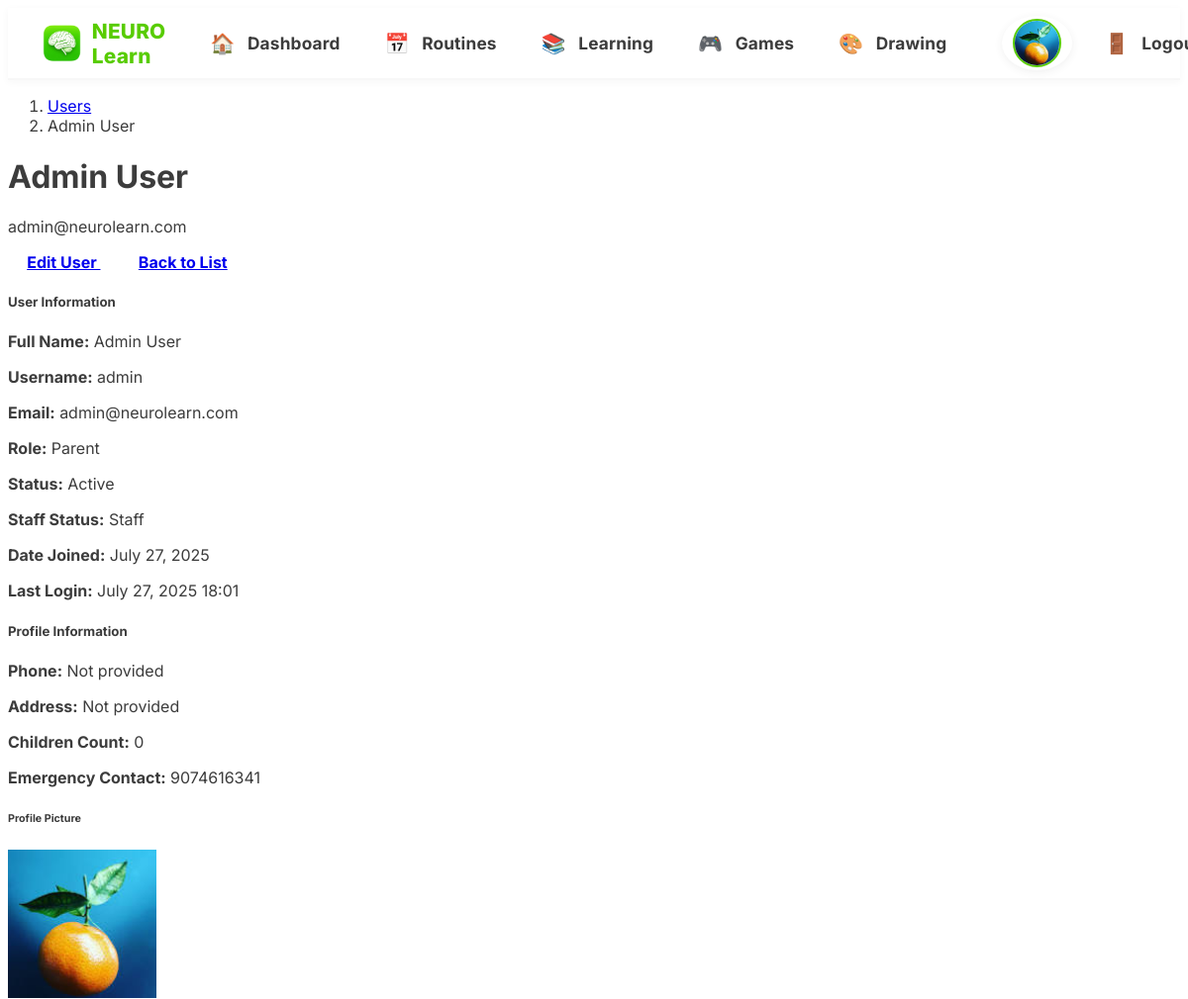
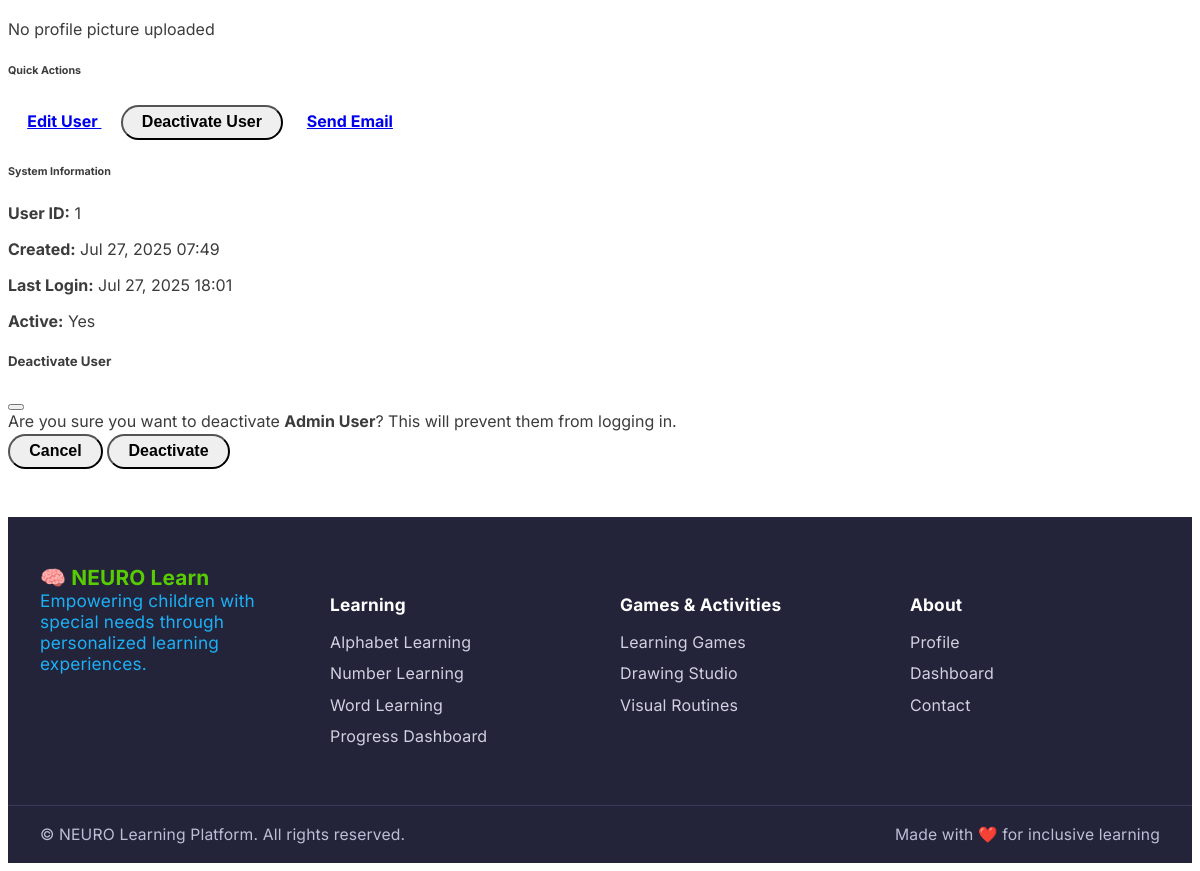
Page /users/1/ (signed in) on the committed database (2 pictures, top to bottom).
### apps/users/models.py (models this page shows, shortened)
class CustomUser(AbstractUser):
    class UserRole(models.TextChoices):
        PARENT = 'parent', _('Parent')
        THERAPIST = 'therapist', _('Therapist')
        TEACHER = 'teacher', _('Teacher')
        CHILD = 'child', _('Child')
    email = models.EmailField(_('email address'), unique=True)
    role = models.CharField(
        max_length=20,
        choices=UserRole.choices,
        default=UserRole.PARENT,
        help_text=_('User role in the system')
    )
    username = models.CharField(max_length=150, unique=True, blank=True, null=True)
    phone_number = models.CharField(max_length=15, blank=True, null=True)
    date_of_birth = models.DateField(blank=True, null=True)
    profile_picture = models.ImageField(upload_to='profile_pics/', blank=True, null=True)
    USERNAME_FIELD = 'email'
    REQUIRED_FIELDS = ['username', 'role']
    class Meta:
        verbose_name = _('user')
        verbose_name_plural = _('users')
    def get_full_name(self):
        return f"{self.first_name} {self.last_name}".strip() or self.email

class ParentProfile(models.Model):
    user = models.OneToOneField(CustomUser, on_delete=models.CASCADE, related_name='parent_profile')
    children = models.ManyToManyField('ChildProfile', related_name='parents', blank=True)
    emergency_contact = models.CharField(max_length=15, blank=True, null=True)
    address = models.TextField(blank=True, null=True)

### apps/users/views.py (the view)
# urls.py: path('users/<int:user_id>/', views.user_detail_view, name='user_detail'),
@login_required
def user_detail_view(request, user_id):
    if not request.user.is_staff:
        messages.error(request, 'Access denied.')
        return redirect('users:dashboard')
    user = get_object_or_404(CustomUser, id=user_id)
    return render(request, 'users/user_detail.html', {'user_detail': user})

### templates/users/user_detail.html (shortened to what this page needs)
{% extends 'base.html' %}
{% load static %}
{% block content %}
<div class="container-fluid">
    <div class="row">
        <div class="col-12">
            <div class="d-flex justify-content-between align-items-center mb-4">
                <div>
                    <nav aria-label="breadcrumb">
                        <ol class="breadcrumb">
                            <li class="breadcrumb-item"><a href="{% url 'users:user_list' %}">Users</a></li>
                            <li class="breadcrumb-item active">{{ user_detail.get_full_name }}</li>
                        </ol>
                    </nav>
                    <h1 class="h3 mb-0">
                        {{ user_detail.get_full_name }}
                    </h1>
                    <p class="text-muted mb-0">{{ user_detail.email }}</p>
                </div>
                <div class="d-flex gap-2">
                    <a href="{% url 'admin:users_customuser_change' user_detail.id %}" class="btn btn-outline-primary">
                        Edit User
                    </a>
                    <a href="{% url 'users:user_list' %}" class="btn btn-outline-secondary">
                        Back to List
                    </a>
                </div>
            </div>
            <div class="row">
                <div class="col-lg-8">
                    <div class="card shadow-sm border-0 mb-4">
                        <div class="card-header bg-white">
                            <h5 class="mb-0">
                                User Information
                            </h5>
                        </div>
                        <div class="card-body">
                            <div class="row">
                                <div class="col-md-6">
                                    <p><strong>Full Name:</strong> {{ user_detail.get_full_name }}</p>
                                    <p><strong>Username:</strong> {{ user_detail.username }}</p>
                                    <p><strong>Email:</strong> {{ user_detail.email }}</p>
                                    <p><strong>Role:</strong>
                                        <span class="badge bg-{% if user_detail.role == 'parent' %}primary{% elif user_detail.role == 'therapist' %}success{% elif user_detail.role == 'teacher' %}warning{% else %}info{% endif %}">
                                            {{ user_detail.get_role_display }}
                                        </span>
                                    </p>
                                </div>
                                <div class="col-md-6">
                                    <p><strong>Status:</strong>
                                        {% if user_detail.is_active %}
                                        <span class="badge bg-success">Active</span>
                                        {% else %}
                                        <span class="badge bg-danger">Inactive</span>
                                        {% endif %}
                                    </p>
                                    <p><strong>Staff Status:</strong>
                                        {% if user_detail.is_staff %}
                                        <span class="badge bg-warning">Staff</span>
                                        {% else %}
                                        <span class="badge bg-secondary">Regular User</span>
                                        {% endif %}
                                    </p>
                                    <p><strong>Date Joined:</strong> {{ user_detail.date_joined|date:"F d, Y" }}</p>
                                    <p><strong>Last Login:</strong> {{ user_detail.last_login|date:"F d, Y H:i"|default:"Never" }}</p>
                                </div>
                            </div>
                        </div>
                    </div>
                    <div class="card shadow-sm border-0">
                        <div class="card-header bg-white">
                            <h5 class="mb-0">
                                Profile Information
                            </h5>
                        </div>
                        <div class="card-body">
                            {% if user_detail.role == 'parent' and user_detail.parent_profile %}
                            <div class="row">
                                <div class="col-md-6">
                                    <p><strong>Phone:</strong> {{ user_detail.parent_profile.phone|default:"Not provided" }}</p>
                                    <p><strong>Address:</strong> {{ user_detail.parent_profile.address|default:"Not provided" }}</p>
                                </div>
                                <div class="col-md-6">
                                    <p><strong>Children Count:</strong> {{ user_detail.parent_profile.children.count }}</p>
                                    <p><strong>Emergency Contact:</strong> {{ user_detail.parent_profile.emergency_contact|default:"Not provided" }}</p>
                                </div>
                            </div>
                            {% else %}
                            <div class="text-center py-3">
                                <i class="fas fa-exclamation-triangle text-warning fa-2x mb-3"></i>
                                <p class="text-muted">Profile information not available or not created yet.</p>
                            </div>
                            {% endif %}
                        </div>
                    </div>
                </div>
                <div class="col-lg-4">
                    <div class="card shadow-sm border-0 mb-4">
                        <div class="card-header bg-white">
                            <h6 class="mb-0">
                                Profile Picture
                            </h6>
                        </div>
                        <div class="card-body text-center">
                            {% if user_detail.profile_picture %}
                            <img src="{{ user_detail.profile_picture.url }}" alt="{{ user_detail.get_full_name }}" class="rounded-circle mb-3" style="width: 150px; height: 150px; object-fit: cover;">
                            {% else %}
                            <div class="bg-light rounded-circle d-flex align-items-center justify-content-center mx-auto mb-3" style="width: 150px; height: 150px;">
                                <i class="fas fa-user fa-3x text-muted"></i>
                            </div>
                            {% endif %}
                            <p class="text-muted small">No profile picture uploaded</p>
                        </div>
                    </div>
                    <div class="card shadow-sm border-0 mb-4">
                        <div class="card-header bg-white">
                            <h6 class="mb-0">
                                Quick Actions
                            </h6>
                        </div>
                        <div class="card-body">
                            <div class="d-grid gap-2">
                                <a href="{% url 'admin:users_customuser_change' user_detail.id %}" class="btn btn-outline-primary btn-sm">
                                    Edit User
                                </a>
                                {% if user_detail.is_active %}
                                <button type="button" class="btn btn-outline-danger btn-sm" data-bs-toggle="modal" data-bs-target="#deactivateModal">
                                    Deactivate User
                                </button>
                                {% else %}
                                <button type="button" class="btn btn-outline-success btn-sm" data-bs-toggle="modal" data-bs-target="#activateModal">
                                    <i class="fas fa-check me-2"></i>Activate User
                                </button>
                                {% endif %}
                                <a href="mailto:{{ user_detail.email }}" class="btn btn-outline-info btn-sm">
                                    Send Email
                                </a>
                            </div>
                        </div>
                    </div>
                    <div class="card shadow-sm border-0">
                        <div class="card-header bg-white">
                            <h6 class="mb-0">
                                System Information
                            </h6>
                        </div>
                        <div class="card-body">
                            <p class="small mb-1"><strong>User ID:</strong> {{ user_detail.id }}</p>
                            <p class="small mb-1"><strong>Created:</strong> {{ user_detail.date_joined|date:"M d, Y H:i" }}</p>
                            <p class="small mb-1"><strong>Last Login:</strong> {{ user_detail.last_login|date:"M d, Y H:i"|default:"Never" }}</p>
                            <p class="small mb-0"><strong>Active:</strong> {% if user_detail.is_active %}Yes{% else %}No{% endif %}</p>
                        </div>
                    </div>
                </div>
            </div>
        </div>
    </div>
</div>
{% if user_detail.is_active %}
<div class="modal fade" id="deactivateModal" tabindex="-1" aria-labelledby="deactivateModalLabel" aria-hidden="true">
    <div class="modal-dialog">
        <div class="modal-content">
            <div class="modal-header">
                <h5 class="modal-title" id="deactivateModalLabel">Deactivate User</h5>
                <button type="button" class="btn-close" data-bs-dismiss="modal" aria-label="Close"></button>
            </div>
            <div class="modal-body">
                Are you sure you want to deactivate <strong>{{ user_detail.get_full_name }}</strong>?
                This will prevent them from logging in.
            </div>
            <div class="modal-footer">
                <button type="button" class="btn btn-secondary" data-bs-dismiss="modal">Cancel</button>
                <form method="post" action="{% url 'admin:users_customuser_change' user_detail.id %}" style="display: inline;">
                    <button type="submit" class="btn btn-danger">Deactivate</button>
                </form>
            </div>
        </div>
    </div>
</div>
{% endif %}
{% endblock %}

### templates/base.html (shortened to what this page needs)
<!DOCTYPE html>
<html lang="en">
<head>
    {% load static %}
    <link rel="stylesheet" href="/static/css/child_dashboard_duolingo.css">
    <link rel="stylesheet" href="/static/css/duo_header_footer.css">
</head>
<body>
    <header class="duo-header">
        <div class="container-fluid d-flex align-items-center justify-content-between py-2">
            <div class="d-flex align-items-center">
                <a href="/dashboard/" class="duo-logo-link">
                    <img src="{% static 'img/green_brain_icon.png' %}" alt="NEURO Learn Logo" class="duo-logo" style="width:2.8rem; height:2.8rem; object-fit:contain; vertical-align:middle;">
                    <span class="duo-brand">NEURO Learn</span>
                </a>
            </div>
            <nav class="duo-nav d-flex align-items-center">
                <a href="/dashboard/" class="duo-nav-link" title="Dashboard"><span class="duo-nav-icon">🏠</span><span class="duo-nav-label">Dashboard</span></a>
                <a href="/routines/" class="duo-nav-link" title="My Routines"><span class="duo-nav-icon">📅</span><span class="duo-nav-label">Routines</span></a>
                <a href="/learning/" class="duo-nav-link" title="Learning"><span class="duo-nav-icon">📚</span><span class="duo-nav-label">Learning</span></a>
                <a href="/games/" class="duo-nav-link" title="Games"><span class="duo-nav-icon">🎮</span><span class="duo-nav-label">Games</span></a>
                <a href="/drawing/" class="duo-nav-link" title="Drawing"><span class="duo-nav-icon">🎨</span><span class="duo-nav-label">Drawing</span></a>
                <a href="/profile/" class="duo-nav-link duo-avatar-link ms-3" title="Profile">
                    {% if user.profile_picture %}
                        <img src="{{ user.profile_picture.url }}" alt="Profile" class="duo-avatar-img" style="background: none; box-shadow: none;">
                    {% else %}
                        <span class="duo-avatar">{{ user.first_name|default:user.username|first|upper }}</span>
                    {% endif %}
                </a>
                <a href="/logout/" class="duo-nav-link ms-3" title="Logout">
                    <span class="duo-nav-icon">🚪</span>
                    <span class="duo-nav-label">Logout</span>
                </a>
            </nav>
        </div>
    </header>
    <main>
        {% block content %}{% endblock %}
    </main>
    <footer class="duo-footer mt-5">
        <div class="duo-footer-main">
            <div class="duo-footer-col">
                <div class="duo-footer-logo">🧠 NEURO Learn</div>
                <div class="duo-footer-slogan">Empowering children with special needs through personalized learning experiences.</div>
            </div>
            <div class="duo-footer-col">
                <h5>Learning</h5>
                <ul class="duo-footer-links">
                    <li><a href="/learning/alphabet/">Alphabet Learning</a></li>
                    <li><a href="/learning/numbers/">Number Learning</a></li>
                    <li><a href="/learning/words/">Word Learning</a></li>
                    <li><a href="/learning/progress/">Progress Dashboard</a></li>
                </ul>
            </div>
            <div class="duo-footer-col">
                <h5>Games & Activities</h5>
                <ul class="duo-footer-links">
                    <li><a href="/games/">Learning Games</a></li>
                    <li><a href="/drawing/">Drawing Studio</a></li>
                    <li><a href="/routines/">Visual Routines</a></li>
                </ul>
            </div>
            <div class="duo-footer-col">
                <h5>About</h5>
                <ul class="duo-footer-links">
                    <li><a href="/profile/">Profile</a></li>
                    <li><a href="/dashboard/">Dashboard</a></li>
                    <li><a href="#">Contact</a></li>
                </ul>
            </div>
        </div>
        <div class="duo-footer-bottom">
            <span>© {{ now|date:'Y' }} NEURO Learning Platform. All rights reserved.</span>
            <span>Made with ❤️ for inclusive learning</span>
        </div>
    </footer>
</body>
</html>

### rows in the picture
CustomUser: profile_picture (picture), get_full_name "Admin User", email "admin@neurolearn.com", username "admin", role "Parent", date_joined "July 27, 2025", last_login "July 27, 2025 18:01", parent_profile.phone "Not provided", parent_profile.address "Not provided", parent_profile.children.count "0", parent_profile.emergency_contact "9074616341", id "1", date_joined "Jul 27, 2025 07:49", last_login "Jul 27, 2025 18:01"
